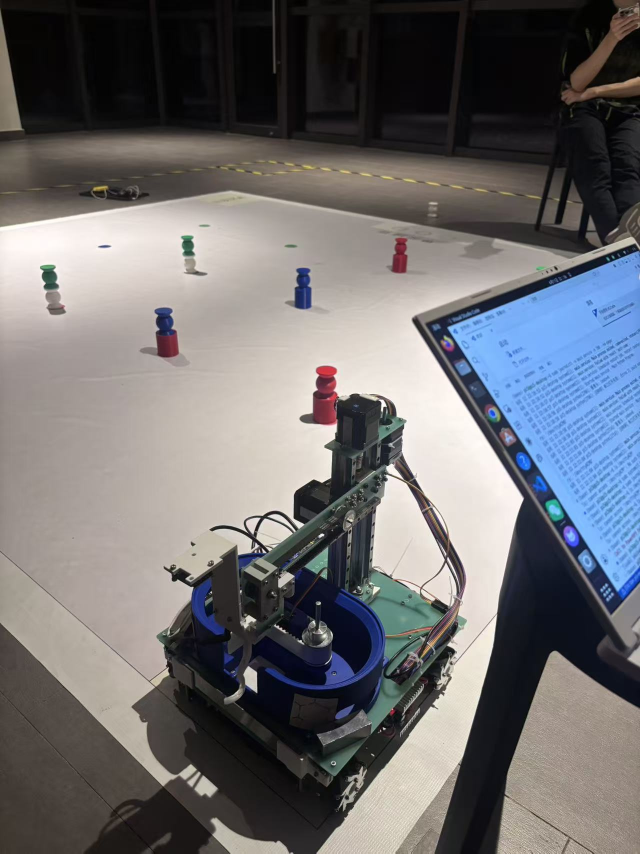
#> input picture 1.jpg, 1280 x 1707 px (shown at 1/2 size)
$ python -i main.py   (imports and definitions only)
#> lines starting #> are read from the running program, lines starting #| are printed output that depends on the picture; after the words box and inside, x2 and y2 are one past the last pixel; in counts of white or black regions, pixels touching at a corner belong together
#!/usr/bin/env python3
"""
主控程序 main.py
整合物料识别、靶子识别、串口通信协议

状态机：
  IDLE   → 等待 ESP32 命令
  TASK1  → 物料识别（持续发送物料坐标偏差）
  TASK2  → 靶子识别（持续发送靶子坐标偏差）

串口协议：
  接收：0xBB + cmd + color + 校验
  发送：0xAA + id1 + id2 + data1(int16 LE) + data2(int16 LE) + 校验

用法：
    正常模式: python3 main.py
    无串口调试: python3 main.py --no-serial
"""

import cv2
import numpy as np
import argparse
import sys
import time
import threading
from collections import deque, Counter

# ── 串口 ─────────────────────────────────────────────────────
try:
    import serial
    SERIAL_AVAILABLE = True
except ImportError:
    SERIAL_AVAILABLE = False

SERIAL_PORT = "/dev/ttyACM0"
SERIAL_BAUD = 115200

RX_HEADER = 0xBB
TX_HEADER = 0xAA
CMD_STOP  = 0x00
CMD_TASK1 = 0x01
CMD_TASK2 = 0x02

COLOR_NONE  = 0x00
COLOR_GREEN = 0x01
COLOR_BLUE  = 0x02
COLOR_RED   = 0x03

COLOR_NAME_TO_ID = {"green": 1, "blue": 2, "red": 3, "unknown": 0}
COLOR_ID_TO_NAME = {1: "green", 2: "blue", 3: "red", 0: "unknown"}

# 图像中心
IMG_CX = 320
IMG_CY = 240

# ============================================================
# 串口工具函数
# ============================================================

def open_serial(port=SERIAL_PORT, baud=SERIAL_BAUD, timeout=0.1):
    return serial.Serial(port, baud, timeout=timeout)


# [33 lines left out: functions send_error, receive_command, not called in this run]


# ============================================================
# 物料检测（不依赖颜色找圆，再用HSV分类颜色）
# ============================================================

OBJECT_COLOR_RANGES = {
    "red": [
        (np.array([0, 0, 180]), np.array([180, 60, 255])),
    ],
    "blue": [
        (np.array([108, 100, 35]),  np.array([126, 255, 210])),
    ],
    "green": [
        (np.array([48,  120, 45]),  np.array([72,  255, 255])),
    ],
}
OBJECT_COLOR_BGR = {"red": (0,0,220), "blue": (220,80,0),
                    "green": (0,160,0), "unknown": (160,160,160)}

# 移动平均滤波
_obj_cx_hist = deque(maxlen=8)
_obj_cy_hist = deque(maxlen=8)


# [83 lines left out: functions _preprocess, _classify_object_color, find_object, not called in this run]


# ============================================================
# 靶子检测（v12 SmoothTracker）
# ============================================================

TARGET_COLOR_RANGES = {
    "red": [
        (np.array([0,   40,  0]),  np.array([12,  255, 255])),
        (np.array([154, 40,  0]),  np.array([180, 255, 255])),
    ],
    "blue": [
        (np.array([90,  20,  0]),  np.array([149, 255, 255])),
    ],
    "green": [
        (np.array([43,  25,  0]),  np.array([92,  255, 255])),
    ],
}
TARGET_COLOR_BGR = {
    "red": (0,0,220), "blue": (220,80,0),
    "green": (0,160,0), "unknown": (160,160,160),
}

class SmoothTracker:
    # [13 lines left out: functions __init__, update, not called in this run]

    def predict(self):
        return (sum(p[0] for p in self.history)/len(self.history),
                sum(p[1] for p in self.history)/len(self.history))


class TargetDetector:
    def __init__(self, min_radius=15, max_radius=300,
                 min_rings=2, cluster_tol=0.45, max_lost=10):
        self.min_radius  = min_radius
        self.max_radius  = max_radius
        self.min_rings   = min_rings
        self.cluster_tol = cluster_tol
        self.max_lost    = max_lost
        self._clahe      = cv2.createCLAHE(clipLimit=3.0, tileGridSize=(8,8))
        self._trackers   = {}
        self._next_id    = 0

    def _preprocess(self, frame):
        lab = cv2.cvtColor(frame, cv2.COLOR_BGR2LAB)
        l, a, b = cv2.split(lab)
        l = self._clahe.apply(l)
        return cv2.cvtColor(cv2.merge([l,a,b]), cv2.COLOR_LAB2BGR)

    def _enhance_edges(self, gray):
        eroded  = cv2.erode(gray, None, iterations=2)
        dilated = cv2.dilate(eroded, np.ones((7,7),np.uint8), iterations=1)
        clahe   = cv2.createCLAHE(clipLimit=5.0, tileGridSize=(8,8))
        clahed  = clahe.apply(dilated)
        k5      = cv2.getStructuringElement(cv2.MORPH_ELLIPSE,(5,5))
        grad    = cv2.morphologyEx(clahed, cv2.MORPH_GRADIENT, k5)
        b1      = cv2.GaussianBlur(grad,(7,7),3)
        enh     = cv2.convertScaleAbs(b1, alpha=4, beta=0)
        b2      = cv2.GaussianBlur(enh,(7,7),3)
        return cv2.adaptiveThreshold(
            b2,255,cv2.ADAPTIVE_THRESH_GAUSSIAN_C,
            cv2.THRESH_BINARY,11,2)

    def _detect_circles(self, enhanced):
        circles = cv2.HoughCircles(
            enhanced, cv2.HOUGH_GRADIENT_ALT,
            dp=1.5, minDist=10,
            param1=80, param2=0.75,
            minRadius=self.min_radius,
            maxRadius=self.max_radius)
        if circles is None:
            return np.empty((0,3), dtype=np.float32)
        return np.round(circles[0]).astype(np.float32)

    def _cluster(self, circles):
        if len(circles)==0: return []
        used  = [False]*len(circles)
        order = np.argsort(-circles[:,2])
        groups= []
        for i in order:
            if used[i]: continue
            cx,cy,cr = circles[i]
            grp = [(cx,cy,cr)]; used[i]=True
            for j in order:
                if used[j]: continue
                cx2,cy2,cr2 = circles[j]
                if np.hypot(cx-cx2,cy-cy2)<max(cr,cr2)*self.cluster_tol:
                    grp.append((cx2,cy2,cr2)); used[j]=True
            if len(grp)<self.min_rings: continue
            ws  = np.array([g[2] for g in grp],dtype=np.float32); ws/=ws.sum()
            mcx = float(np.sum([g[0]*w for g,w in zip(grp,ws)]))
            mcy = float(np.sum([g[1]*w for g,w in zip(grp,ws)]))
            groups.append({"center":(mcx,mcy),
                           "radii":sorted([float(g[2]) for g in grp])})
        return groups

    # [20 lines left out: function _classify_color, not called in this run]

    def _update_trackers(self, detections):
        MATCH_DIST=80
        preds={tid:tk.predict() for tid,tk in self._trackers.items()}
        for tk in self._trackers.values(): tk.lost_frames+=1
        matched=set(); results=[]
        for det in detections:
            raw_cx,raw_cy=float(det["cx"]),float(det["cy"])
            color,radii=det["color"],det["radii"]
            best_tid=None; best_dist=MATCH_DIST
            for tid,(px,py) in preds.items():
                d=np.hypot(raw_cx-px,raw_cy-py)
                if d<best_dist and tid not in matched:
                    best_dist=d; best_tid=tid
            if best_tid is not None:
                tk=self._trackers[best_tid]
                sx,sy=tk.update(raw_cx,raw_cy)
                if color!="unknown": tk.color=color
                matched.add(best_tid)
            else:
                tk=SmoothTracker(raw_cx,raw_cy); tk.color=color
                tid=self._next_id; self._next_id+=1
                self._trackers[tid]=tk
                sx,sy=tk.update(raw_cx,raw_cy); matched.add(tid)
            results.append({"color":tk.color,"cx":sx,"cy":sy,"radii":radii})
        dead=[t for t,tk in self._trackers.items()
              if tk.lost_frames>self.max_lost]
        for t in dead: del self._trackers[t]
        return results

    def detect(self, frame):
        frame_eq=self._preprocess(frame)
        scale=0.5
        small=cv2.resize(frame_eq,(0,0),fx=scale,fy=scale)
        gray =cv2.cvtColor(small,cv2.COLOR_BGR2GRAY)
        hsv  =cv2.cvtColor(small,cv2.COLOR_BGR2HSV)
        enhanced=self._enhance_edges(gray)
        circles =self._detect_circles(enhanced)
        groups  =self._cluster(circles)
        detections=[]
        for g in groups:
            cx_s,cy_s=g["center"]; radii_s=g["radii"]
            color=self._classify_color(hsv,cx_s,cy_s,radii_s[0],radii_s[-1])
            detections.append({
                "cx":cx_s/scale,"cy":cy_s/scale,
                "color":color,
                "radii":sorted([r/scale for r in radii_s])[:6],
            })
        return self._update_trackers(detections)


# ============================================================
# 主状态机
# ============================================================

STATE_IDLE  = "IDLE"
STATE_TASK1 = "TASK1"
STATE_TASK2 = "TASK2"

# [228 lines left out: functions run, main, not called in this run]


# [2 lines not run here, left out]

>>> import cv2
>>> picture = cv2.imread('../1.jpg')
#> picture is the input picture: shape (1707, 1280, 3); mean B, G, R 111.2, 109, 109.8
>>> result = TargetDetector().detect(picture)
#> in _preprocess, `lab = cv2.cvtColor(frame, cv2.COLOR_BGR2LAB)`: lab: shape (1707, 1280, 3); mean of channels 0, 1, 2 113.5, 129.5, 127.1
#> in _preprocess, `l, a, b = cv2.split(lab)`:
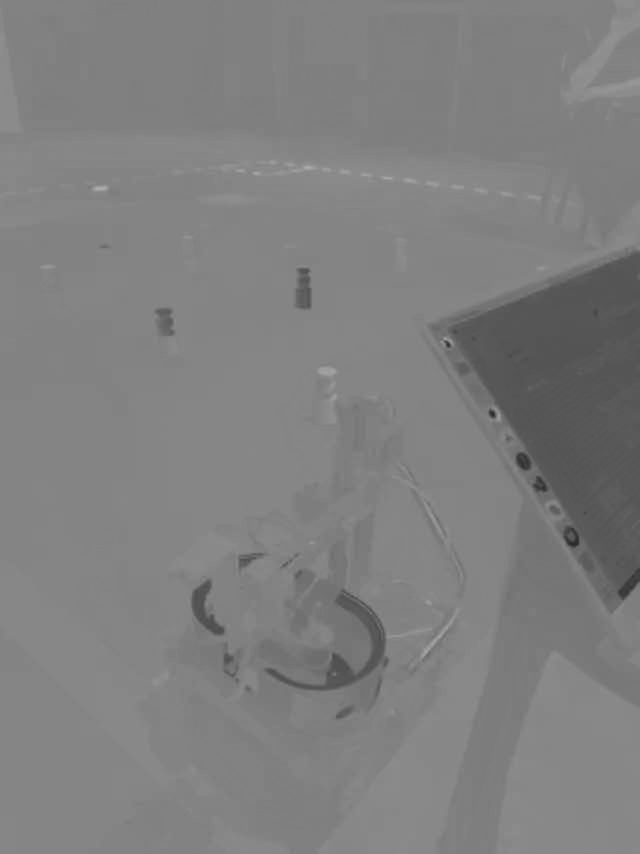
#> b: shape (1707, 1280) (shown at 1/2 size); min 40, max 174, mean 127.1
#> in detect, `hsv  =cv2.cvtColor(small,cv2.COLOR_BGR2HSV)`: hsv: shape (854, 640, 3); mean H, S, V 46.2, 42.9, 123.9
#> in _enhance_edges, `eroded  = cv2.erode(gray, None, iterations=2)`:
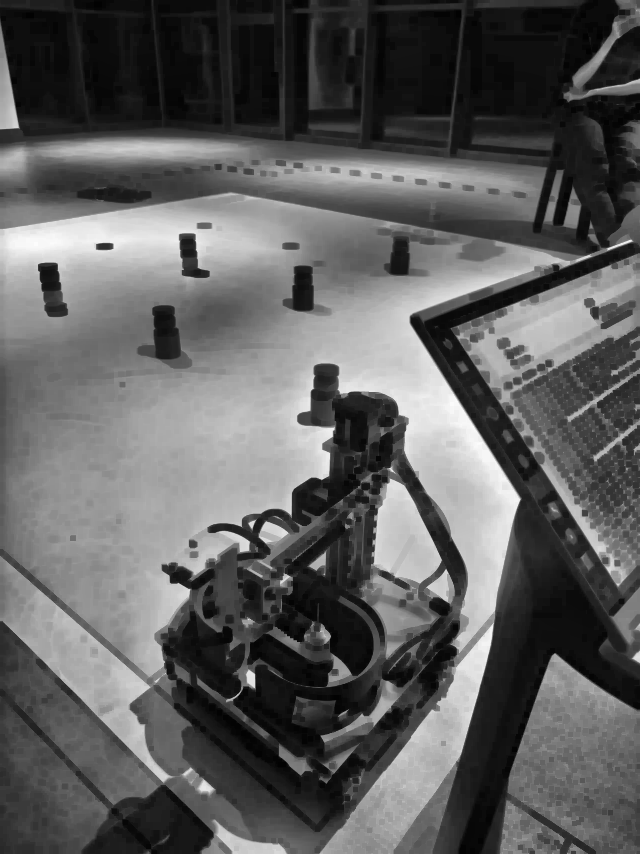
#> eroded: shape (854, 640); min 2, max 252, mean 94.2
#> in _enhance_edges, `dilated = cv2.dilate(eroded, np.ones((7,7),np.uint8), iterations=1)`:
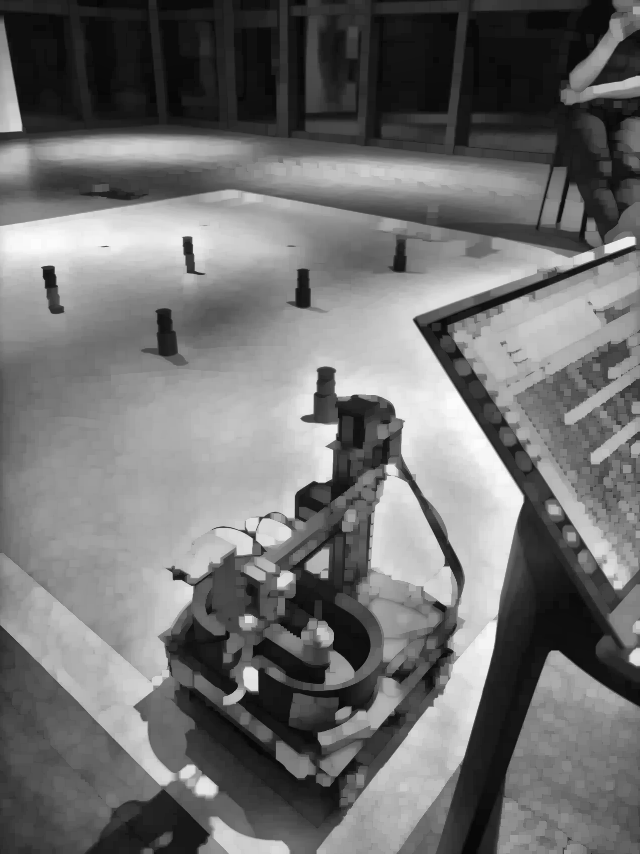
#> dilated: shape (854, 640); min 4, max 252, mean 112.1
#> in _enhance_edges, `clahed  = clahe.apply(dilated)`:
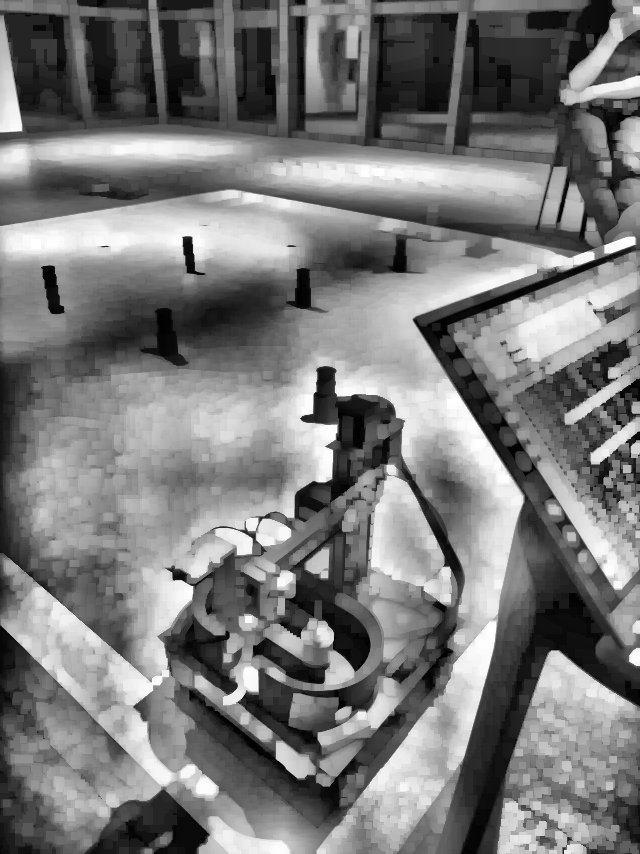
#> clahed: shape (854, 640); min 0, max 255, mean 121.6
#> in _enhance_edges, `b1      = cv2.GaussianBlur(grad,(7,7),3)`:
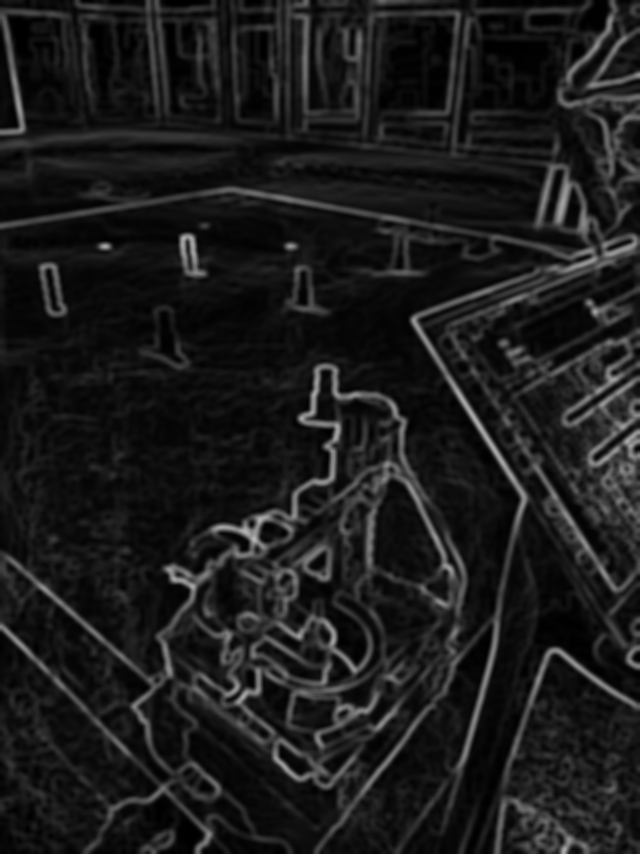
#> b1: shape (854, 640); min 0, max 188, mean 27.5
#> in _enhance_edges, `b2      = cv2.GaussianBlur(enh,(7,7),3)`:
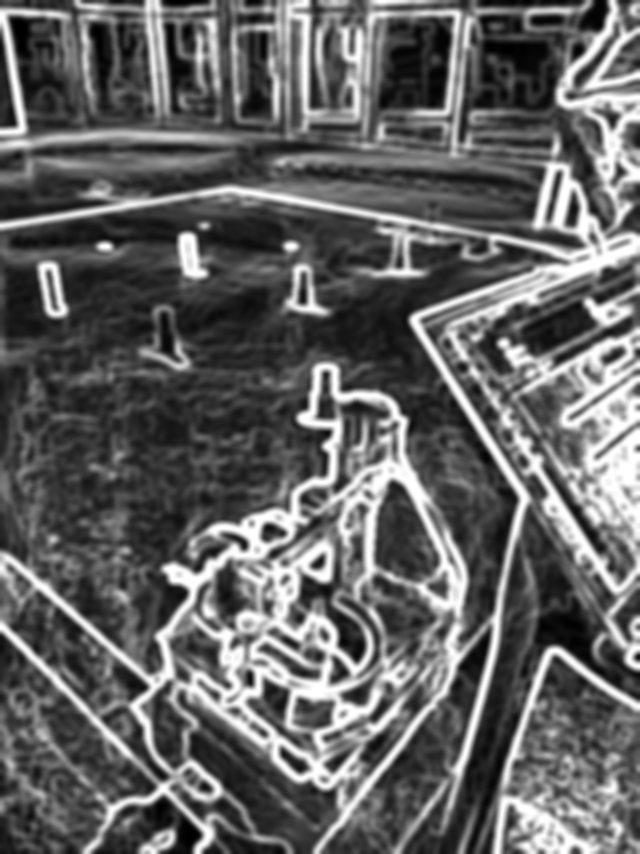
#> b2: shape (854, 640); min 0, max 255, mean 99.3
#> in _enhance_edges, `return cv2.adaptiveThreshold( b2,255,cv2.ADAPTIVE_THRESH_GAUSSIAN_C, c..`:
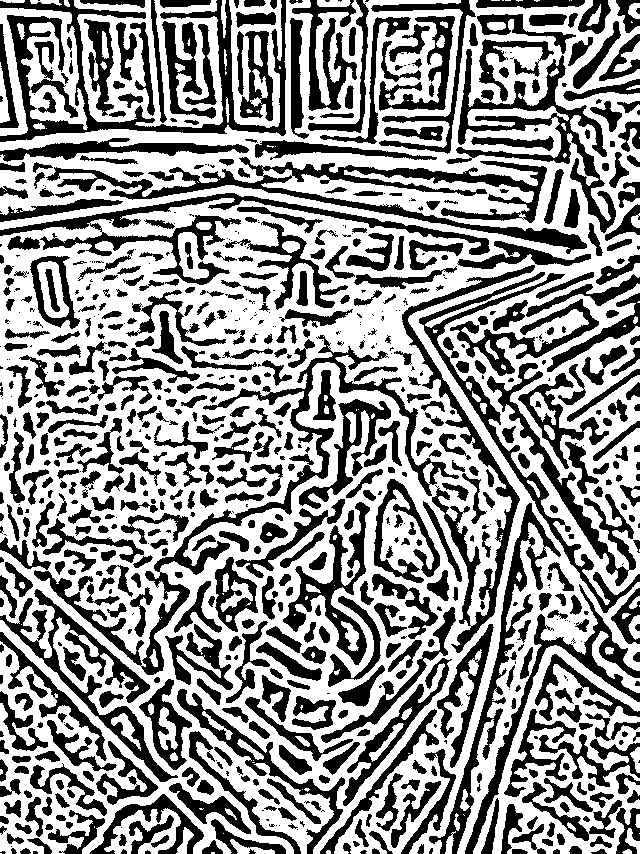
#> returned value: shape (854, 640); 57.9% white; 835 black regions (232 under 20 px), largest, box (x1, y1, x2, y2) and area: (46, 157, 587, 254) 9339, (34, 335, 459, 675) 8866, (0, 0, 286, 142) 8733
#> in _detect_circles, `circles = cv2.HoughCircles( enhanced, cv2.HOUGH_GRADIENT_ALT, dp=1.5, ..`: circles = [[330, 636, 43.72]]
#> in detect, `circles =self._detect_circles(enhanced)`: circles = [[330, 636, 44]]
#> in _cluster, `used  = [False]*len(circles)`: used = [False]
#> in _cluster, `order = np.argsort(-circles[:,2])`: order = [0]
#> the loop in _cluster, `for i in order:` made 1 pass
#> after the loop in _cluster, `for i in order:`: groups = []; used = [True]
#> in detect, `groups  =self._cluster(circles)`: groups = []
#> after the loop in _update_trackers, `for det in detections:`: matched = 0 items; results = []; self._next_id = 0; self._trackers = 0 items
#> in _update_trackers, `dead=[t for t,tk in self._trackers.items() if tk.lost_frames>self.max_..`: dead = []
#> result = []
